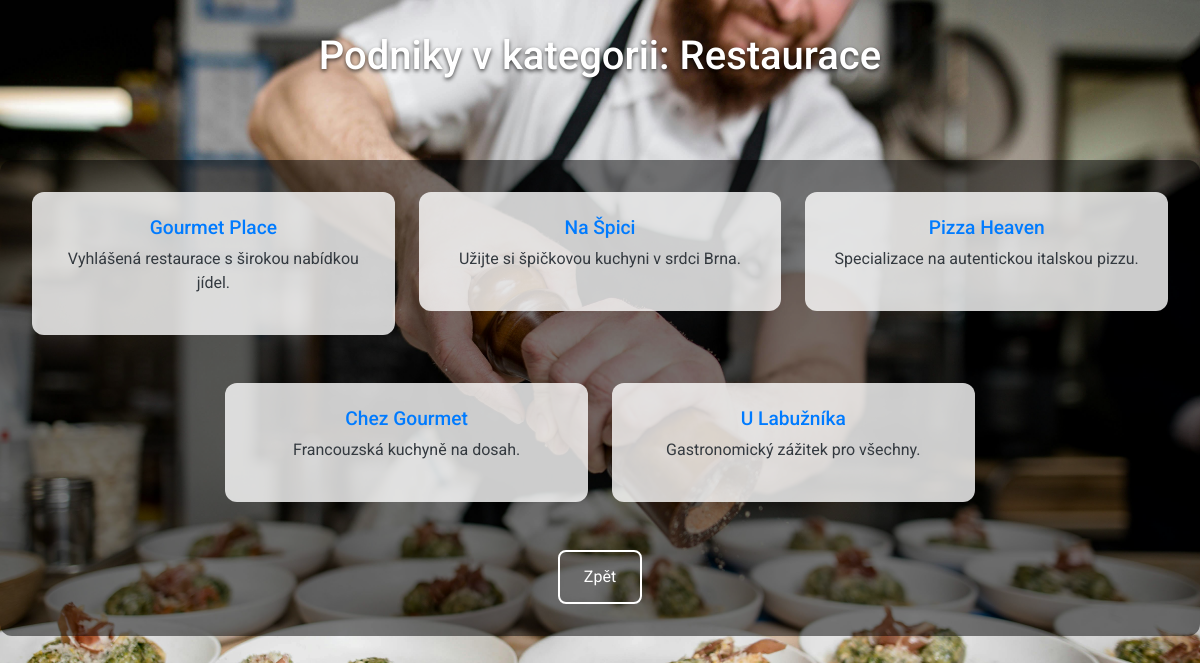
Page /category/1/ on the committed database.
### main/models.py (models this page shows, shortened)
class Category(models.Model):
    name = models.CharField(max_length=100, unique=True)
    description = models.TextField(null=True, blank=True)

class Business(models.Model):
    name = models.CharField(max_length=255)
    address = models.CharField(max_length=255)
    category = models.ForeignKey(
        Category, on_delete=models.CASCADE, related_name='businesses'
    )
    description = models.TextField(blank=True)
    owner = models.ForeignKey(User, on_delete=models.CASCADE)
    products = models.ManyToManyField(Product, related_name='businesses', blank=True)
    signature_product = models.ForeignKey(
        Product,
        on_delete=models.SET_NULL,
        null=True,
        blank=True,
        related_name='signature_for_business',
    )
    image = models.ImageField(
        upload_to='business_images/', blank=True, null=True
    )
    video = models.FileField(
        upload_to='business_videos/', blank=True, null=True
    )
    class Meta:
        verbose_name = "Business"
        verbose_name_plural = "Businesses"

### main/views.py (the view)
# urls.py: path('category/<int:category_id>/', views.category_detail, name='category_detail'),
def category_detail(request, category_id):
    category = get_object_or_404(Category, id=category_id)
    businesses = category.businesses.all()
    return render(request, 'category_detail.html', {'category': category, 'businesses': businesses})

### main/templates/category_detail.html (shortened to what this page needs)
<!DOCTYPE html>
<html lang="en">
<head>
    {% load static %}
    <link href="https://cdn.jsdelivr.net/npm/bootstrap@5.3.1/dist/css/bootstrap.min.css" rel="stylesheet">
</head>
<body>
    <div>
        <h1>Podniky v kategorii: {{ category.name }}</h1>
        <div class="content">
            {% if businesses %}
            <div class="row justify-content-center">
                {% for business in businesses %}
                <div class="col-md-4 mb-4">
                    <a class="card-link" href="{% url 'business_detail' business.id %}">
                        <div class="category-card">
                            <h3>{{ business.name }}</h3>
                            <p>{{ business.description }}</p>
                        </div>
                    </a>
                </div>
                {% endfor %}
            </div>
            {% else %}
            <p>Žádné podniky v této kategorii.</p>
            {% endif %}
            <div class="back-link-container">
                <a href="{% url 'category_list' %}" class="link-btn link-back">Zpět</a>
            </div>
        </div>
    </div>
</body>
</html>

### rows in the picture
Category: name "Restaurace"
Business: name "Gourmet Place", description "Vyhlášená restaurace s širokou nabídkou jídel."
Business: name "Na Špici", description "Užijte si špičkovou kuchyni v srdci Brna."
Business: name "Pizza Heaven", description "Specializace na autentickou italskou pizzu."
Business: name "Chez Gourmet", description "Francouzská kuchyně na dosah."
Business: name "U Labužníka", description "Gastronomický zážitek pro všechny."
